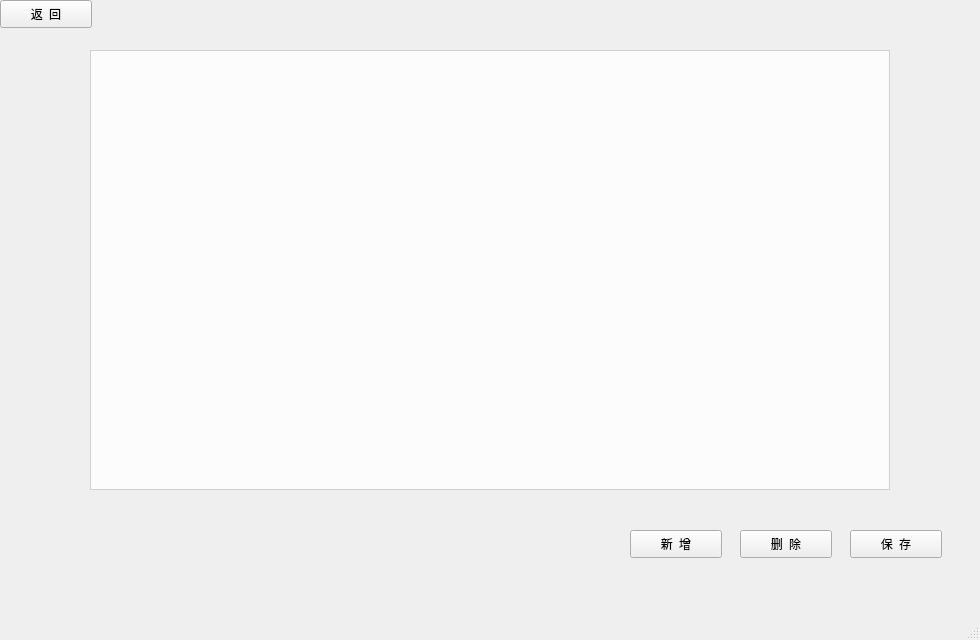
<?xml version="1.0" encoding="UTF-8"?>
<ui version="4.0">
 <class>Manager_View</class>
 <widget class="QMainWindow" name="Manager_View">
  <property name="geometry">
   <rect>
    <x>0</x>
    <y>0</y>
    <width>980</width>
    <height>640</height>
   </rect>
  </property>
  <property name="windowTitle">
   <string>MainWindow</string>
  </property>
  <property name="styleSheet">
   <string notr="true">background:url(:/images/back_fuzzy.jpg)</string>
  </property>
  <widget class="QWidget" name="centralwidget">
   <widget class="QPushButton" name="ReturnButton">
    <property name="geometry">
     <rect>
      <x>0</x>
      <y>0</y>
      <width>92</width>
      <height>28</height>
     </rect>
    </property>
    <property name="font">
     <font>
      <family>微软雅黑</family>
     </font>
    </property>
    <property name="cursor">
     <cursorShape>PointingHandCursor</cursorShape>
    </property>
    <property name="styleSheet">
     <string notr="true">background:url(:/images/mi.png)</string>
    </property>
    <property name="text">
     <string>返  回</string>
    </property>
   </widget>
   <widget class="QTableView" name="tableView">
    <property name="geometry">
     <rect>
      <x>90</x>
      <y>50</y>
      <width>800</width>
      <height>440</height>
     </rect>
    </property>
    <property name="font">
     <font>
      <family>微软雅黑</family>
     </font>
    </property>
    <property name="styleSheet">
     <string notr="true">background:rgba(255,255,255,200)</string>
    </property>
   </widget>
   <widget class="QPushButton" name="SaveButton">
    <property name="geometry">
     <rect>
      <x>850</x>
      <y>530</y>
      <width>92</width>
      <height>28</height>
     </rect>
    </property>
    <property name="font">
     <font>
      <family>微软雅黑</family>
     </font>
    </property>
    <property name="text">
     <string>保  存</string>
    </property>
   </widget>
   <widget class="QPushButton" name="InsertButton">
    <property name="geometry">
     <rect>
      <x>630</x>
      <y>530</y>
      <width>92</width>
      <height>28</height>
     </rect>
    </property>
    <property name="font">
     <font>
      <family>微软雅黑</family>
     </font>
    </property>
    <property name="text">
     <string>新  增</string>
    </property>
   </widget>
   <widget class="QPushButton" name="DeleteButton">
    <property name="geometry">
     <rect>
      <x>740</x>
      <y>530</y>
      <width>92</width>
      <height>28</height>
     </rect>
    </property>
    <property name="font">
     <font>
      <family>微软雅黑</family>
     </font>
    </property>
    <property name="text">
     <string>删  除</string>
    </property>
   </widget>
  </widget>
  <widget class="QMenuBar" name="menubar">
   <property name="geometry">
    <rect>
     <x>0</x>
     <y>0</y>
     <width>980</width>
     <height>26</height>
    </rect>
   </property>
  </widget>
  <widget class="QStatusBar" name="statusbar"/>
 </widget>
 <resources/>
 <connections/>
</ui>
